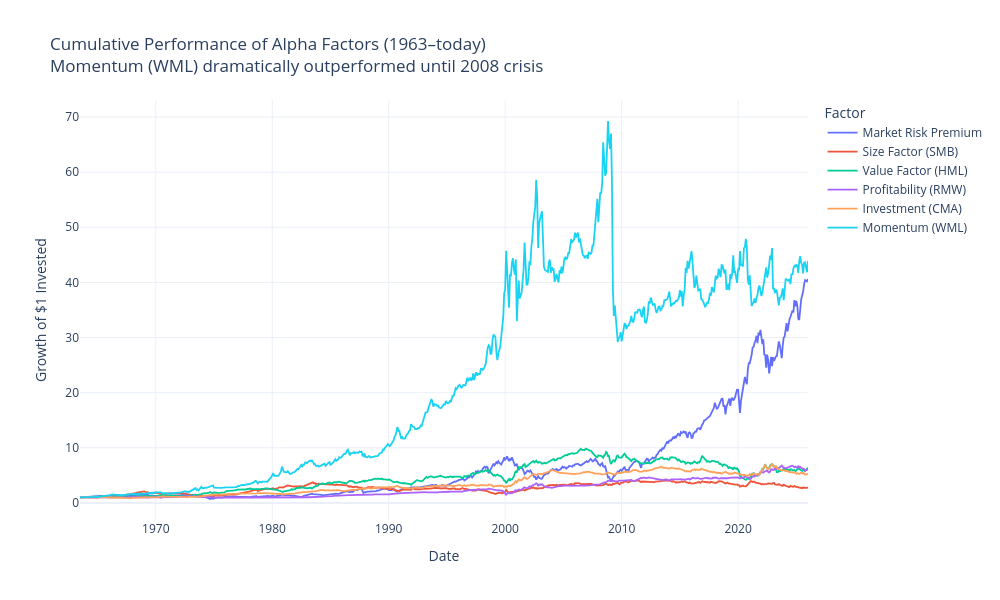

Notebook code cell kept with this figure:
### Markdown cell above
## 4b. **Identical Interactive Plotly Version** (NEW)
Same exact data, same title, same lines — but **fully interactive** (hover tooltips, zoom, pan, legend toggle).
Perfect for presentations or deeper exploration.

### Code cell
fig = go.Figure()

for col in data.columns:
    fig.add_trace(go.Scatter(
        x=cum_ret.index,
        y=cum_ret[col],
        name=factor_names.get(col, col),
        mode='lines',
        line=dict(width=1.8),
        hovertemplate='%{y:.4f}<extra></extra>'
    ))

fig.update_layout(
    title="Cumulative Performance of Alpha Factors (1963–today)<br>"
          "Momentum (WML) dramatically outperformed until 2008 crisis",
    xaxis_title="Date",
    yaxis_title="Growth of $1 Invested",
    legend_title="Factor",
    template="plotly_white",
    height=600,
    width=1000,
    hovermode="x unified"
)

fig.update_xaxes(showgrid=True)
fig.update_yaxes(showgrid=True)
fig.show()

### Figure 1 — Plotly figure (JSON) as saved in the notebook; plotly's stock layout.template omitted (floating-point values rounded to 4 significant figures; data arrays with more than 128 entries replaced by an {"elided": "..."} marker saying what was removed)
{"data": [{"hovertemplate": "%{y:.4f}<extra></extra>", "line": {"width": 1.8}, "mode": "lines", "name": "Market Risk Premium", "type": "scatter", "x": {"elided": "751 str values"}, "y": {"elided": "751 float values"}}, {"hovertemplate": "%{y:.4f}<extra></extra>", "line": {"width": 1.8}, "mode": "lines", "name": "Size Factor (SMB)", "type": "scatter", "x": {"elided": "751 str values"}, "y": {"elided": "751 float values"}}, {"hovertemplate": "%{y:.4f}<extra></extra>", "line": {"width": 1.8}, "mode": "lines", "name": "Value Factor (HML)", "type": "scatter", "x": {"elided": "751 str values"}, "y": {"elided": "751 float values"}}, {"hovertemplate": "%{y:.4f}<extra></extra>", "line": {"width": 1.8}, "mode": "lines", "name": "Profitability (RMW)", "type": "scatter", "x": {"elided": "751 str values"}, "y": {"elided": "751 float values"}}, {"hovertemplate": "%{y:.4f}<extra></extra>", "line": {"width": 1.8}, "mode": "lines", "name": "Investment (CMA)", "type": "scatter", "x": {"elided": "751 str values"}, "y": {"elided": "751 float values"}}, {"hovertemplate": "%{y:.4f}<extra></extra>", "line": {"width": 1.8}, "mode": "lines", "name": "Momentum (WML)", "type": "scatter", "x": {"elided": "751 str values"}, "y": {"elided": "751 float values"}}], "layout": {"height": 600, "hovermode": "x unified", "legend": {"title": {"text": "Factor"}}, "title": {"text": "Cumulative Performance of Alpha Factors (1963–today)<br>Momentum (WML) dramatically outperformed until 2008 crisis"}, "width": 1000, "xaxis": {"showgrid": true, "title": {"text": "Date"}}, "yaxis": {"showgrid": true, "title": {"text": "Growth of $1 Invested"}}}}
